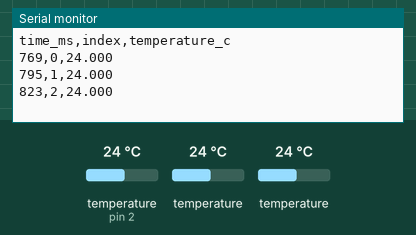
This sketch was run on a simulated Arduino Uno, built with avr-gcc and run on an emulated ATmega328P. Parts: the last lines printed to the serial monitor. Wiring (from diagram.json): 3 × 3 × DS18B20 sensor: data pin 2 / data pin 2 / data pin 2. The test bench sets the inputs (shaded band); at power-on: temperature (sensor on pin 2) 24 °C, temperature 24 °C.

Above: at 1.2 s.
1.3 s: temperature (sensor on pin 2) set to 12 °C
2.8 s: temperature (sensor 202) set to 12 °C
At 2.8 s:
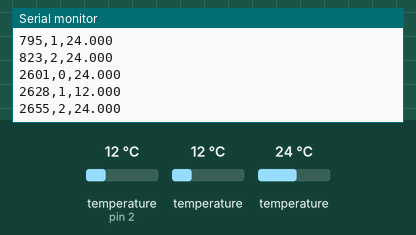
4.3 s: temperature (sensor 402) set to 12 °C
At 5.3 s:
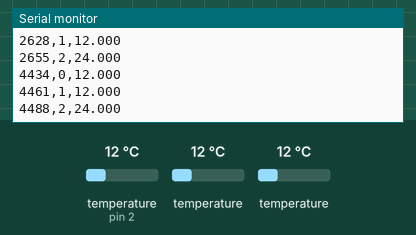
5.8 s: temperature (sensor on pin 2) set to 19 °C
At 6.7 s:
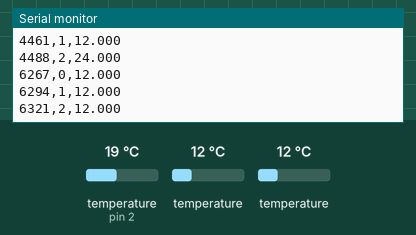
7.3 s: temperature (sensor 202) set to 19 °C
At 8.6 s:
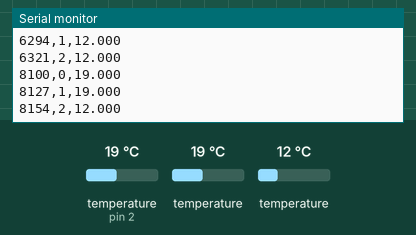
8.8 s: temperature (sensor 402) set to 19 °C
At 10.6 s:
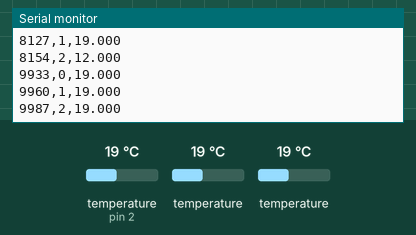
Timing chart, 0 to 11.3 s (numbered marks = the images above; inputs shaded):
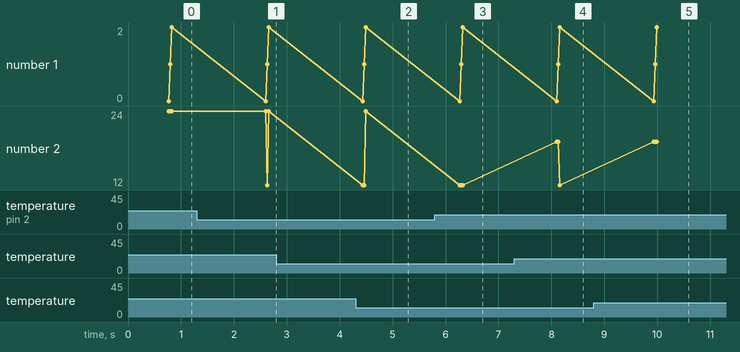

Measured:
- after the input at 7.3 s, the serial monitor: prints a new line after 0.80 s (image 4)
- after the input at 8.8 s, the serial monitor: prints a new line after 1.2 s (image 5)

The sketch:

e6-multi-point-temperature.ino
```cpp
// @pin ONE_WIRE=D2
// @baud 9600
const byte ONE_WIRE_PIN=2;
// 1-Wire는 마이크로초 단위 타이밍으로 비트를 주고받습니다. 그 사이 시리얼 출력
// 인터럽트가 끼어들면 펄스가 늘어나 온도가 -0.06처럼 엉뚱하게 읽히므로 잠시 막습니다.
bool owReset() {
  pinMode(ONE_WIRE_PIN,OUTPUT);
  digitalWrite(ONE_WIRE_PIN,LOW);
  delayMicroseconds(480);
  noInterrupts();
  pinMode(ONE_WIRE_PIN,INPUT_PULLUP);
  delayMicroseconds(70);
  bool present=!digitalRead(ONE_WIRE_PIN);
  interrupts();
  delayMicroseconds(410);
  return present;
}
void owWriteBit(bool bitValue) {
  noInterrupts();
  pinMode(ONE_WIRE_PIN,OUTPUT);
  digitalWrite(ONE_WIRE_PIN,LOW);
  if(bitValue) {
    delayMicroseconds(6);
    pinMode(ONE_WIRE_PIN,INPUT_PULLUP);
    interrupts();
    delayMicroseconds(64);
  }
  else {
    delayMicroseconds(60);
    pinMode(ONE_WIRE_PIN,INPUT_PULLUP);
    interrupts();
    delayMicroseconds(10);
  }
}
bool owReadBit() {
  noInterrupts();
  pinMode(ONE_WIRE_PIN,OUTPUT);
  digitalWrite(ONE_WIRE_PIN,LOW);
  delayMicroseconds(3);
  pinMode(ONE_WIRE_PIN,INPUT_PULLUP);
  delayMicroseconds(10);
  bool bitValue=digitalRead(ONE_WIRE_PIN);
  interrupts();
  delayMicroseconds(53);
  return bitValue;
}
void owWriteByte(byte value) {
  for(byte i=0;i<8;i++) {
    owWriteBit(value&1);
    value>>=1;
  }
}
byte owReadByte() {
  byte value=0;
  for(byte i=0;i<8;i++)if(owReadBit())value|=(1<<i);
  return value;
}
void startAllTemperatures() {
  if(owReset()) {
    owWriteByte(0xCC);
    owWriteByte(0x44);
  }
}
float readOnlyTemperatureC() {
  if(!owReset())return NAN;
  owWriteByte(0xCC);
  owWriteByte(0xBE);
  int16_t raw=owReadByte();
  raw|=(int16_t)owReadByte()<<8;
  return raw/16.0;
}
byte lastDiscrepancy=0;
bool lastDevice=false;
byte romCode[8];
void owResetSearch() {
  lastDiscrepancy=0;
  lastDevice=false;
}
bool owSearch() {
  if(lastDevice||!owReset())return false;
  owWriteByte(0xF0);
  byte bitNumber=1,lastZero=0,romByte=0,romMask=1;
  while(romByte<8) {
    bool bitValue=owReadBit(), complement=owReadBit(), direction;
    if(bitValue&&complement)return false;
    if(bitValue!=complement)direction=bitValue;
    else {
      direction=bitNumber<lastDiscrepancy ? ((romCode[romByte]&romMask)>0) : bitNumber==lastDiscrepancy;
      if(!direction)lastZero=bitNumber;
    }
    if(direction)romCode[romByte]|=romMask;
    else romCode[romByte]&=~romMask;
    owWriteBit(direction);
    bitNumber++;
    romMask<<=1;
    if(romMask==0) {
      romByte++;
      romMask=1;
    }
  }
  lastDiscrepancy=lastZero;
  if(lastDiscrepancy==0)lastDevice=true;
  return true;
}
float readAddressTemperatureC(const byte address[8]) {
  if(!owReset())return NAN;
  owWriteByte(0x55);
  for(byte i=0;i<8;i++)owWriteByte(address[i]);
  owWriteByte(0xBE);
  int16_t raw=owReadByte();
  raw|=(int16_t)owReadByte()<<8;
  return raw/16.0;
}
// @tunable sensorCount
const byte sensorCount = 3;
void setup() {
  Serial.begin(9600);
  Serial.println("time_ms,index,temperature_c");
}
void loop() {
  startAllTemperatures();
  delay(750);
  owResetSearch();
  byte index=0;
  while(index<sensorCount && owSearch()) {
    byte address[8];
    for(byte i=0;i<8;i++)address[i]=romCode[i];
    Serial.print(millis());
    Serial.print(',');
    Serial.print(index);
    Serial.print(',');
    Serial.println(readAddressTemperatureC(address),3);
    index++;
  }
  delay(1000);
}
```
